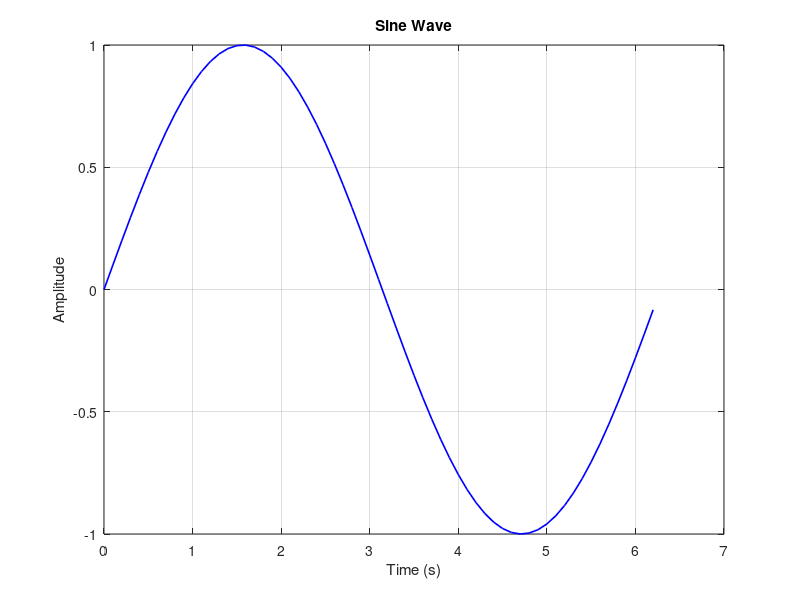

Write the MATLAB code that produced this figure.
%% sample code

% Define the x values (e.g., time points)
x = 0:0.1:2*pi;

% Calculate the corresponding y values (sine values)
y = sin(x);

% Create a figure and plot the data
%figure;
plot(x, y, 'b', 'LineWidth', 1.2)

% Add labels and a title
xlabel('Time (s)');
ylabel('Amplitude');
title('Sine Wave');

% Add a grid
grid on;